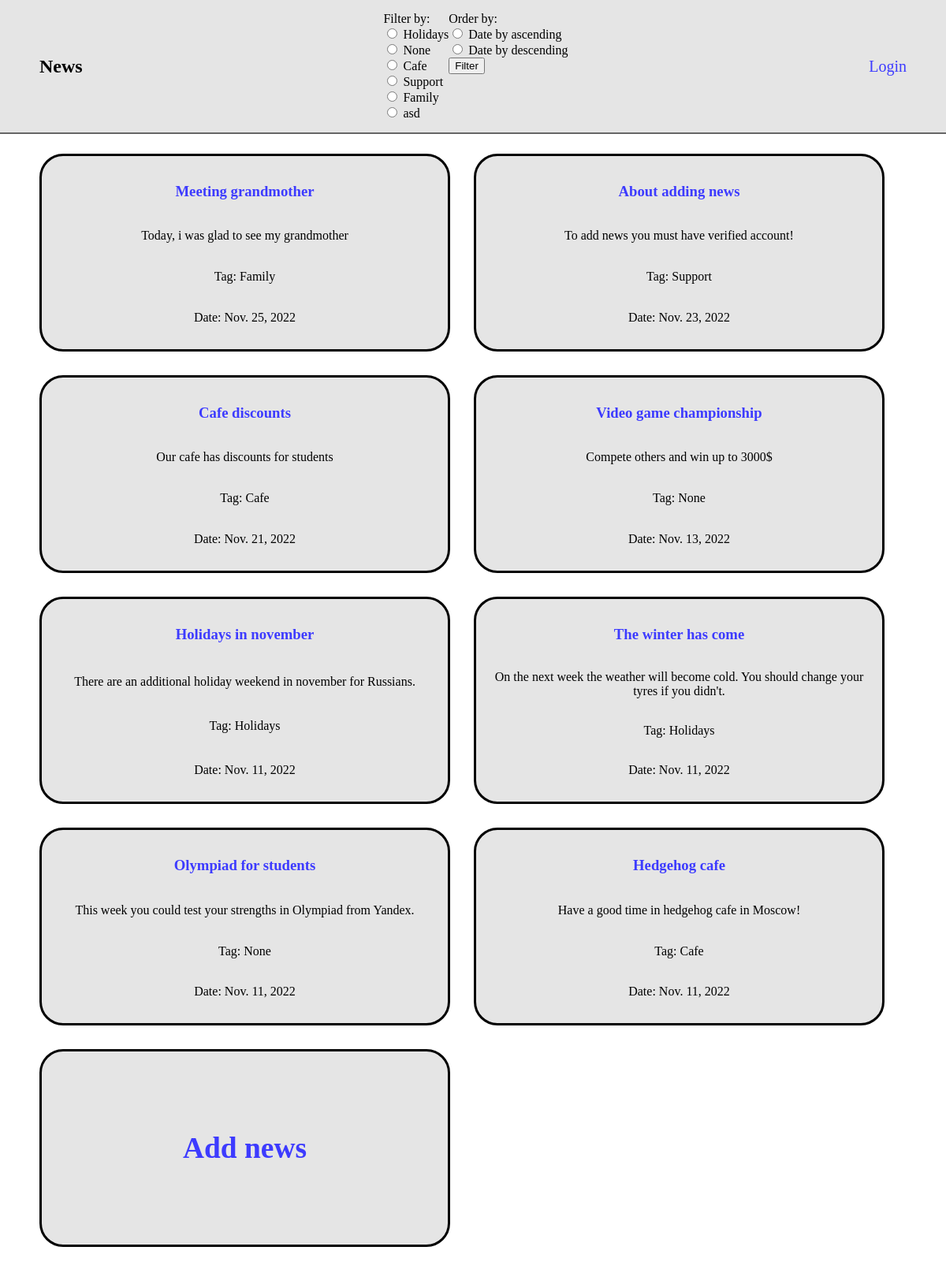
Page /news/ on the committed database.
### app_news/models.py (models this page shows, shortened)
class News(models.Model):
    title = models.CharField(max_length=100, verbose_name='Title')
    description = models.TextField(verbose_name='Description')
    created_at = models.DateField(verbose_name='Created at', auto_now_add=True)
    updated_at = models.DateField(verbose_name='Updated at', auto_now=True)
    is_active = models.BooleanField(verbose_name='Is active', default=True)
    tag = models.CharField(verbose_name='Tag', max_length=20, default=None, null=True, blank=True)
    author = models.ForeignKey(User, on_delete=models.CASCADE, verbose_name='User',
                               related_name='news', null=True, blank=True)
    class Meta:
        verbose_name_plural = 'News'
        permissions = (
            ('publish_news', 'Can publish'),
        )

### app_news/views.py (the view, shortened to what this page needs)
# urls.py: path('', views.NewsList.as_view(), name='news-list'),
class NewsList(View):
    def get(self, request):
        news_list = News.objects.filter(is_active=True).order_by('-created_at')
        radio_form = FilterNews
        can_publish_button = False
        if request.user.has_perm('app_news.can_publish'):
            can_publish_button = True
            news_list = News.objects.order_by('-created_at')
        return render(request, 'news/news.html', context={'news_list': news_list,
                                                          'radio_form': radio_form,
                                                          'can_publish': can_publish_button})

### app_news/forms.py (called while the page is built)
    def choices():
        tag = News.objects.values('tag').distinct()
        choices_list = [(idx, elm.get('tag')) for idx, elm in enumerate(tag)]
        return choices_list

### app_news/templates/news/news.html (shortened to what this page needs)
{% load static %}
<!DOCTYPE html>
<html lang="en">
<head>
    <link rel="stylesheet" href="{% static 'app_news/style.css' %}">
</head>
<body>
  <header class="header">
    <div class="header-container">
      <h2>News</h2>
      <form class="form-filter" method="post">
        <div>
          {{ radio_form.name.label_tag }}
          {{ radio_form.name }}
        </div>
        <div>
          {{ radio_form.ordering.label_tag }}
          {{ radio_form.ordering }}
          <button type="submit">Filter</button>
        </div>
      </form>
      <p>
        {% if request.user.is_authenticated %}
          <a class="link header__link" href="/users/">Logout</a>
        {% else %}
          <a class="link header__link" href="/users/">Login</a>
        {% endif %}
      </p>
      {% if news_list %}
    </div>
  </header>
  <ul class="news__list">
    {% for news in news_list %}
    <li class="news__list__item">
      {% url 'news-detail' news.id as news_url %}
      <a class="link" href="{{ news_url }}"> <h3>{{ news.title }}</h3> </a>
      <p class="descr">{{ news.description }}</p>
      <p class="descr">Tag: {{ news.tag }}</p>
      <p>Date: {{ news.created_at }}</p>
    </li>
    {% endfor %}
    <li class="news__list__item">
      <a class="link" href="{% url 'add-news' %}"><h3>Add news</h3></a>
    </li>
  </ul>
  {% else %}
  <p>There are no news in here!</p>
  {% endif %}
</body>
</html>

### app_news/static/app_news/style.css (style rules this page uses)
body { margin: 0; padding: 0; }
.header { padding: 15px 50px; margin-bottom: 25px; border-bottom: 2px solid #666666; background: #e5e5e5; }
.header-container { display: flex; justify-content: space-between; align-items: center; }
.link { text-decoration: none; color: #3d3bff; }
.header__link { font-size: 20px; }
.form-filter { display: flex; }
.news__list { display: flex; flex-wrap: wrap; margin: 0 50px; padding: 0; list-style-type: none; }
.news__list__item { display: flex; justify-content: space-between; align-items: center; min-height: 215px; flex-direction: column; width: calc((100% - 130px) / 4 * 2); margin-bottom: 30px; padding: 15px; background: #e5e5e5; border: 3px solid black; border-radius: 30px; }
.news__list__item:not(:nth-child(2n)) { margin-right: 30px; }
.news__list__item:last-child { justify-content: center; }
.news__list__item:last-child a { font-size: 32px; }
.descr { text-align: center; }

### rows in the picture
News: title "Meeting grandmother", description "Today, i was glad to see my grandmother", tag "Family", created_at "Nov. 25, 2022"
News: title "About adding news", description "To add news you must have verified account!", tag "Support", created_at "Nov. 23, 2022"
News: title "Cafe discounts", description "Our cafe has discounts for students", tag "Cafe", created_at "Nov. 21, 2022"
News: title "Video game championship", description "Compete others and win up to 3000$", tag "None", created_at "Nov. 13, 2022"
News: title "Holidays in november", description "There are an additional holiday weekend in november for Russians.", tag "Holidays", created_at "Nov. 11, 2022"
News: title "The winter has come", description "On the next week the weather will become cold. You should change your tyres if you didn't.", tag "Holidays", created_at "Nov. 11, 2022"
News: title "Olympiad for students", description "This week you could test your strengths in Olympiad from Yandex.", tag "None", created_at "Nov. 11, 2022"
News: title "Hedgehog cafe", description "Have a good time in hedgehog cafe in Moscow!", tag "Cafe", created_at "Nov. 11, 2022"

### other values in the picture
{{ radio_form.name.label_tag }} "Filter by:"
{{ radio_form.ordering.label_tag }} "Order by:"
